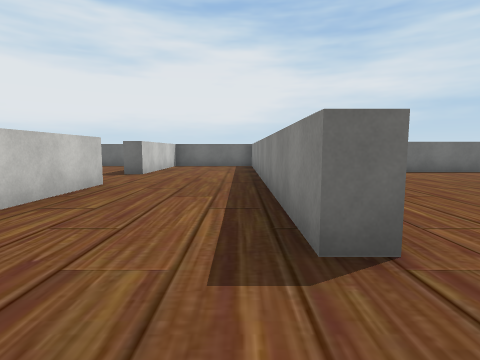
[1] (above)

21 first-person views from a walk through a 3-D level made in the Unity game engine. The camera is 1.3 m above the floor, tilts 6° down and sees 80° across. The floor is counted in squares, 2 m on a side. Each view is taken from the middle of a square. On the plan, view 1 faces up. The plan holds only what a view shows up to about 9 squares ahead; the rest is blank. The place goes on beyond the plan. Some surface patterns are stand-ins.

[2]
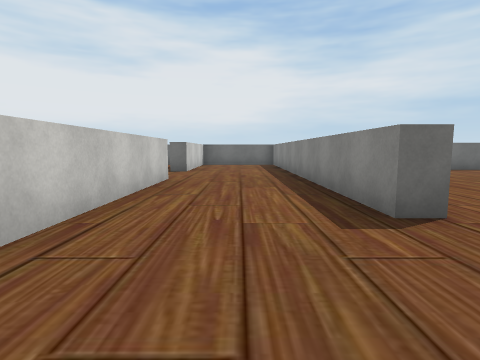

[3]
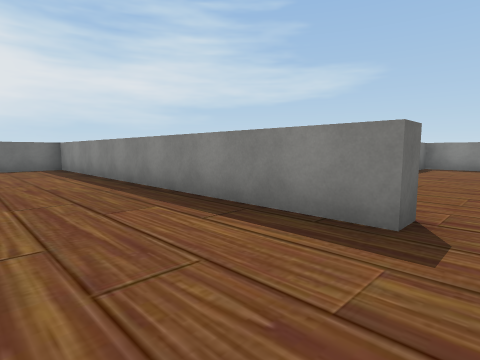

[4]
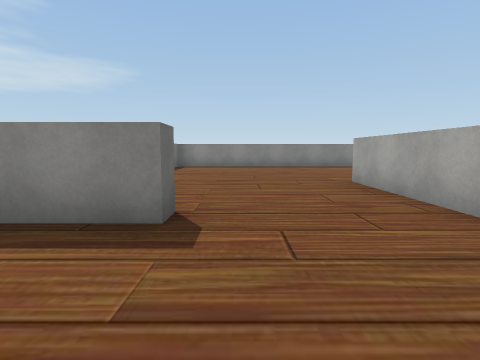

[5]
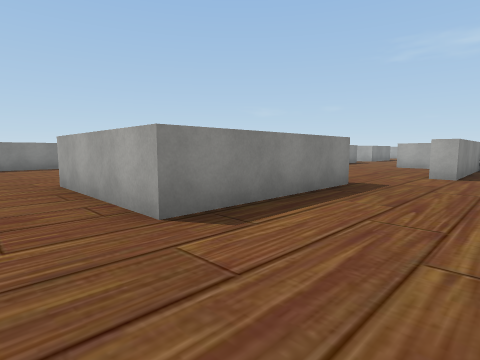

[6]
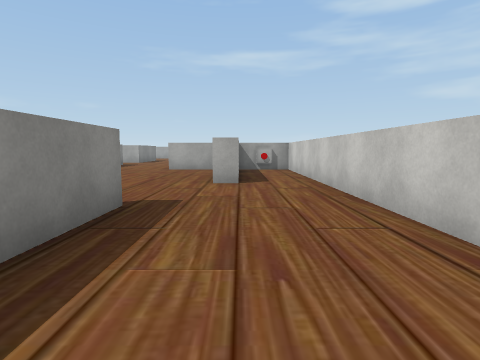

[7]
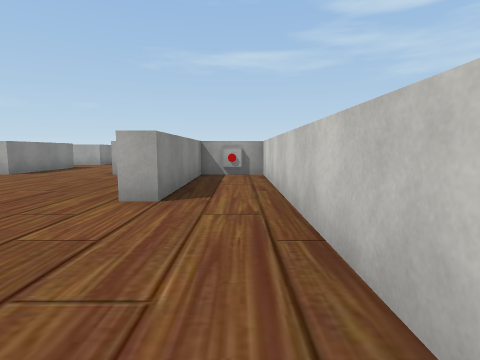

[8]
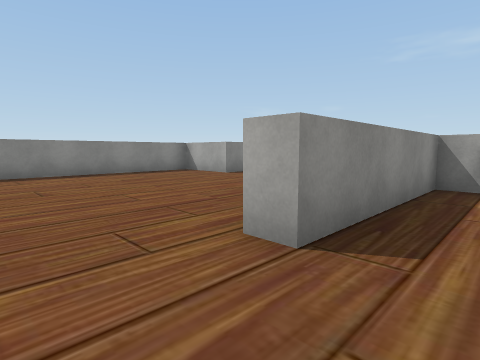

[9]
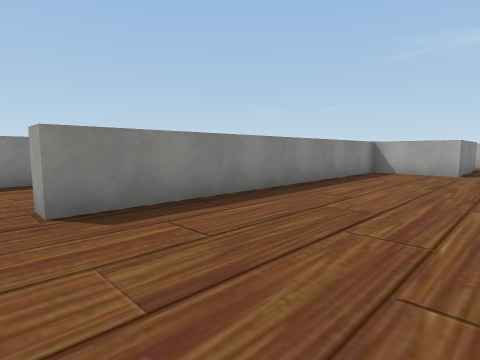

[10]
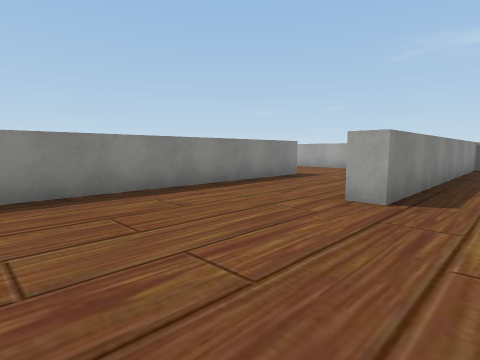

[11]
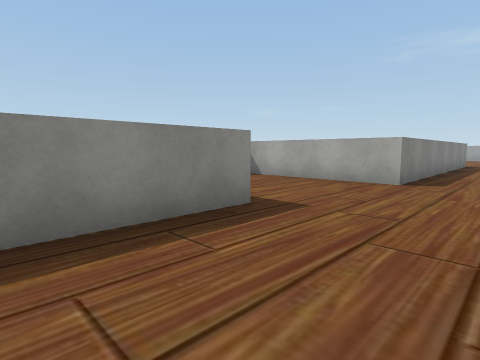

[12]
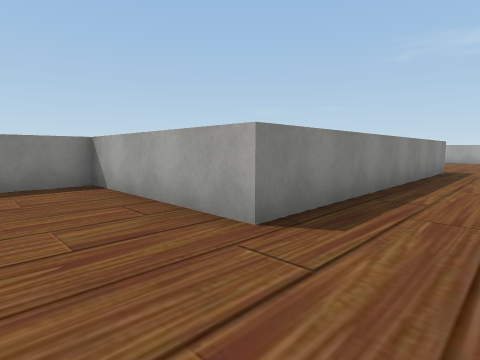

[13]
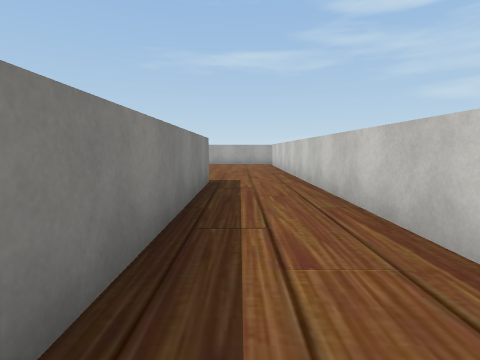

[14]
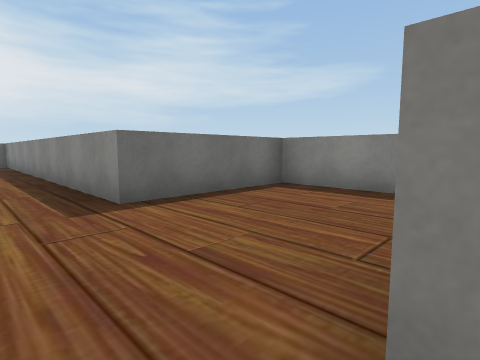

[15]
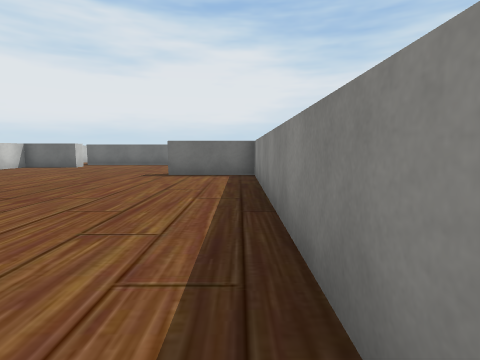

[16]
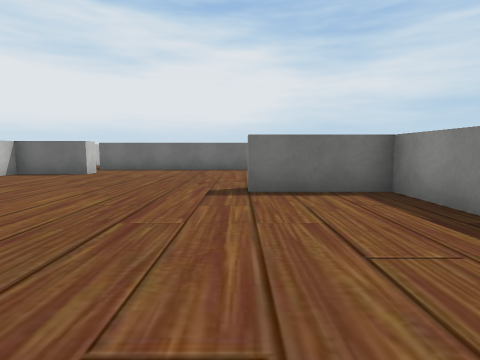

[17]
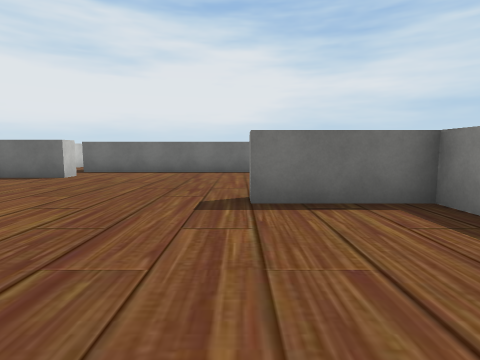

[18]
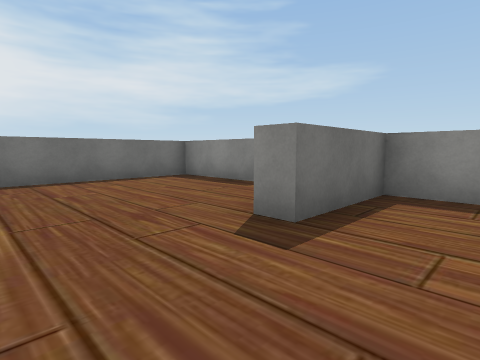

[19]
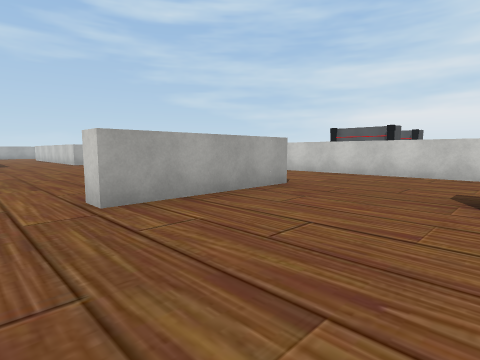

[20]
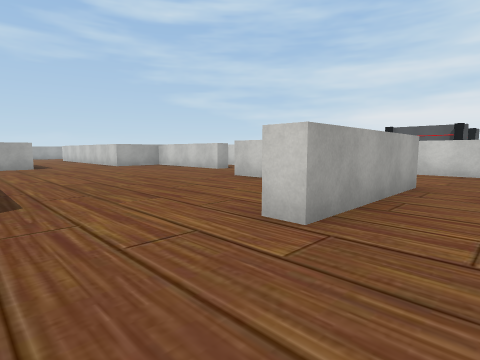

[21]
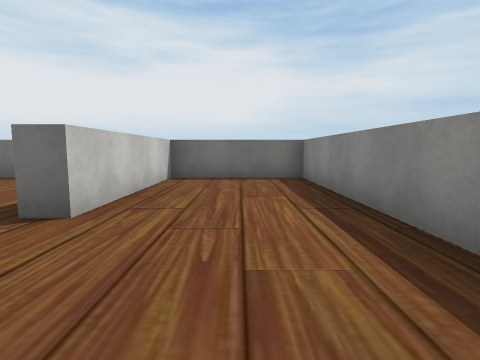

### Floor plan
Points are (right, up) in squares from view 1. A wall is a line through its corners. A room is listed if a view was taken in it or the views show most of it. See-through windows are left out.
Room 1 (views 1, 2, 3, 4, 5, 6, 7, 8, 10, 11, 12, 13, 14, 15, 16, 17, 18, 19, 20, 21)
walls: (1, 1.7) (0.5, 1.7) (0.5, 11.7) (-2.6, 11.7) (-2.6, 7.7); (0.5, -5.4) (0.5, -1.3) (3.9, -1.3) (3.9, -1.9); (2.9, 7.2) (2.9, 6.7) (0.9, 6.7) (0.9, 6.1); (9.4, 5.9) (9.4, 8.4) (2.4, 8.4); (-2.6, 5.5) (-2.6, -11.6) (-1, -11.6) (-1, -7.6) (-0.4, -7.6); (6.6, -13.5) (6.6, -18.5); (8.6, -17.9) (8.6, -9.8) (12.6, -9.8) (12.6, -6.6) (9.4, -6.6) (9.4, 3.4) (7.1, 3.4) (7.1, 4)
ways out: opening at (0.7, -7) to room 2; opening at (5, -3) to room 2; opening at (-3, 6.5); opening at (7.5, -17.5); opening at (9, 5)
objects: other object (-2, -11)
Room 2 (view 9)
walls: (0.9, -4.4) (0.9, -5.4); (4.1, -11.6) (6.1, -11.6) (6.1, -3.6) (6.8, -3.6)
ways out: opening at (0.7, -7) to room 1; opening at (5, -3) to room 1; opening at (2.5, -12)

Where each view was taken, in squares from view 1:
view 1: 0 up, 0 right, facing up
view 2: 1 down, 1 left, facing up
view 3: 1 up, 2 left, facing up-right
view 4: 1 up, 2 left, facing right
view 5: 0 up, 2 left, facing down-right
view 6: 2 down, 1 left, facing down
view 7: 4 down, 2 left, facing down
view 8: 6 down, 2 left, facing down-right
view 9: 3 down, 3 right, facing down-right
view 10: 0 up, 5 right, facing down-right
view 11: 4 down, 7 right, facing down-right
view 12: 8 down, 7 right, facing down-right
view 13: 12 down, 8 right, facing down
view 14: 10 down, 8 right, facing up-right
view 15: 4 down, 9 right, facing up
view 16: 1 down, 7 right, facing up
view 17: 0 up, 7 right, facing up
view 18: 2 up, 5 right, facing up-right
view 19: 2 up, 5 right, facing down-left
view 20: 0 up, 6 right, facing down-left
view 21: 5 up, 1 left, facing up
